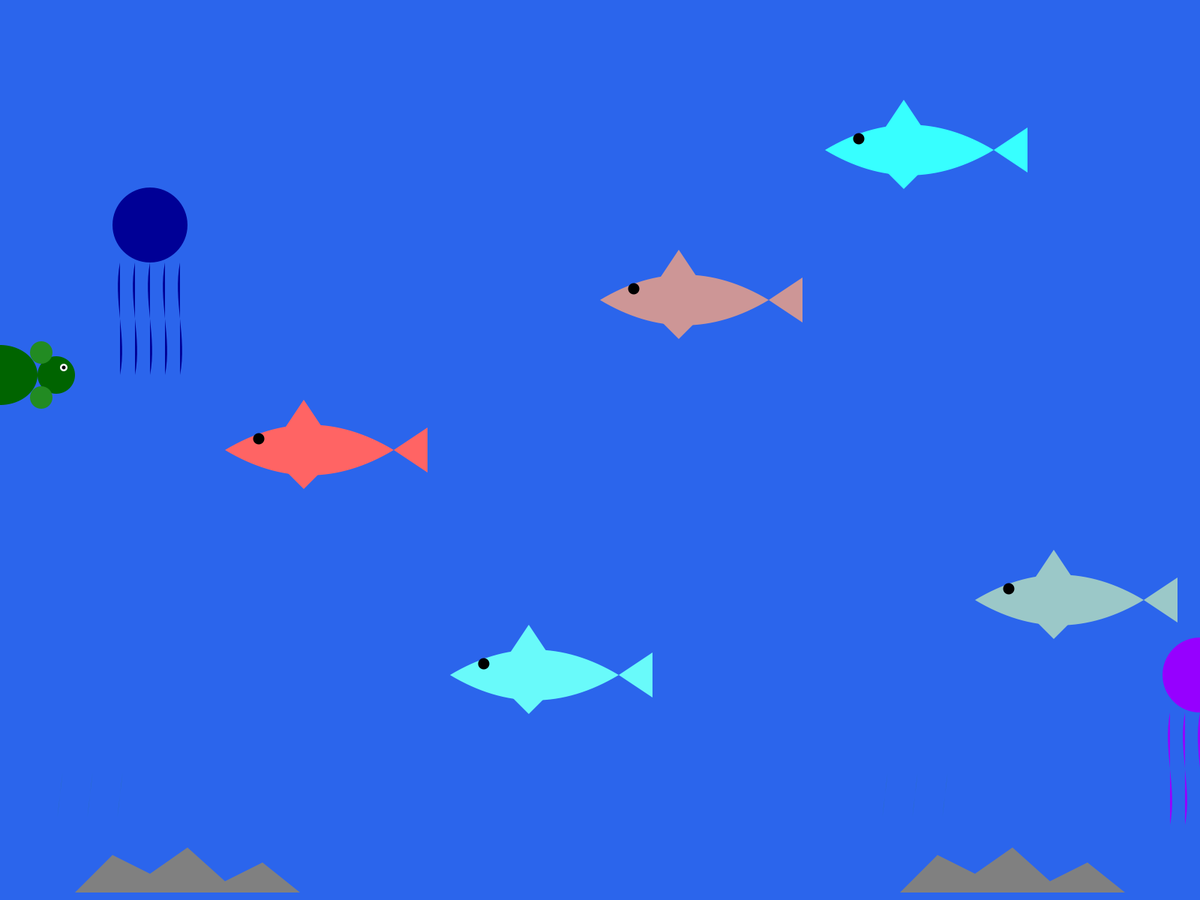
Frame 1 (no input)
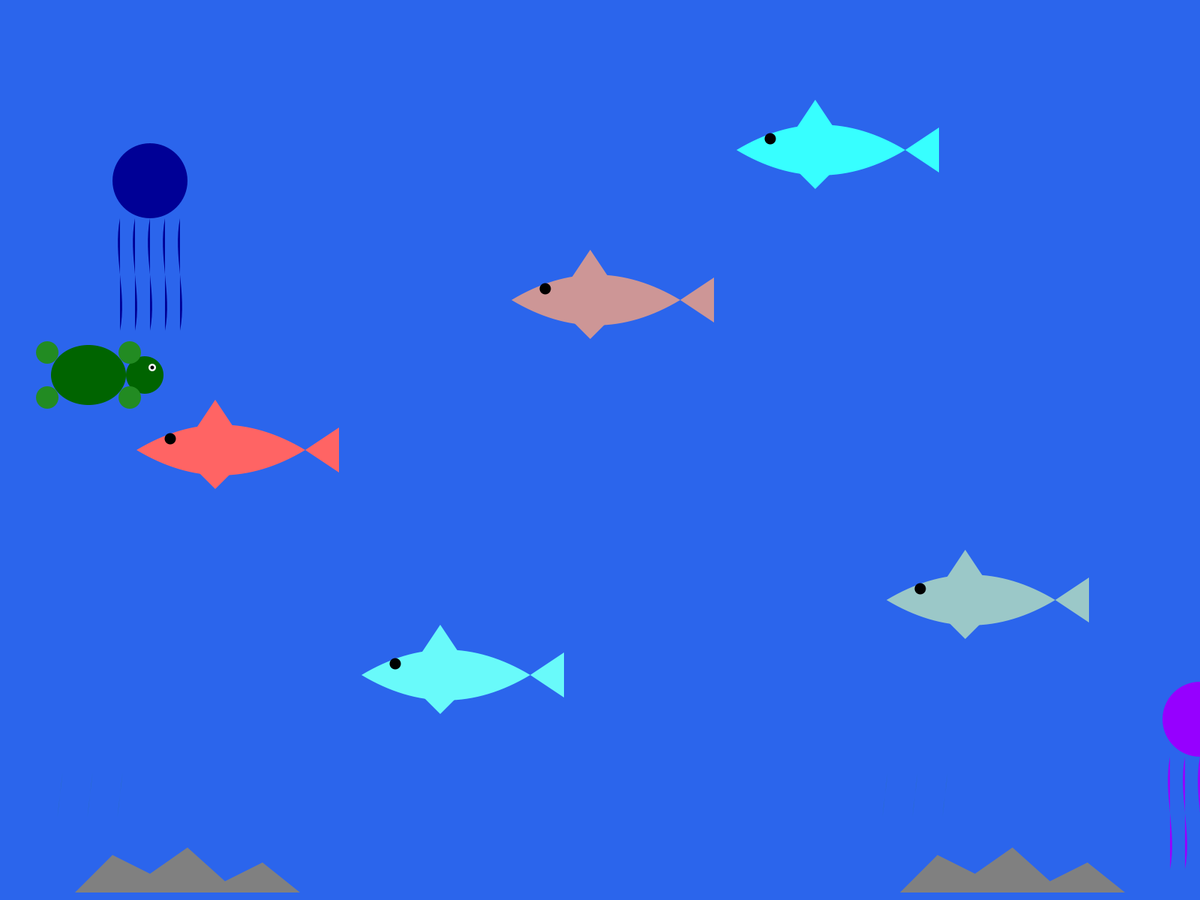
Frame 60 (the mouse pressed at the canvas centre just before this capture)
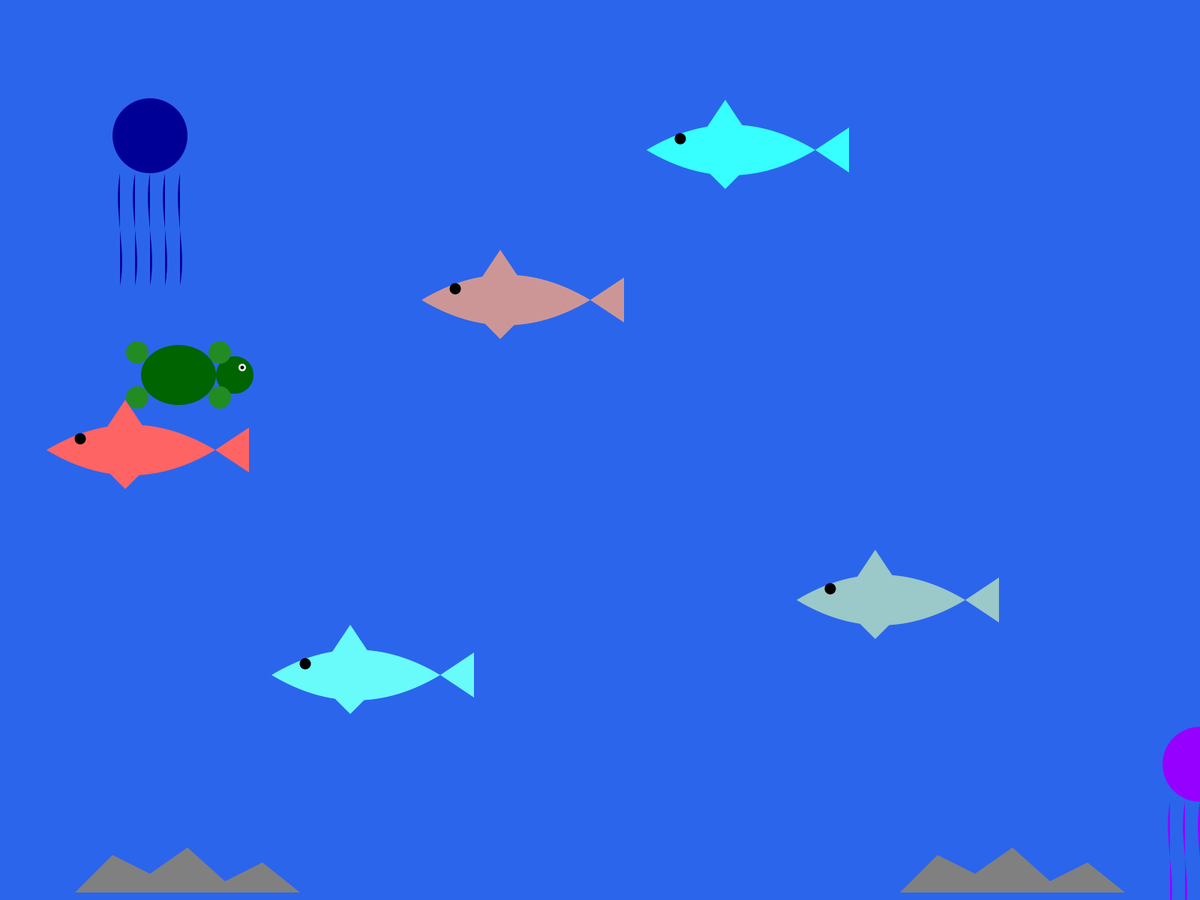
Frame 120 (the mouse held since frame 60 and released just before this capture)

The Processing sketch that drew these frames (run headless with seeded random() and noise(); from frame 60 on, the mouse is pressed at the canvas centre):

// Processing sketch: isi_laut_penyu
// ── isi_laut_penyu.pde
int[] fishDirections = {-1, -1, -1, -1, -1};
int[] jellyfishDirections = {1, -1};
float[] fishX = {300, 800, 1300, 600, 1100};
float[] fishY = {600, 400, 800, 900, 200};
float[] jellyfishX = {1600, 200};
float[] jellyfishY = {900, 300};
float turtleX = 0;
float turtleY = 500; // Starting position of the turtle
float turtleSpeed = 2; // Speed of the turtle

void setup() {
  size(1920, 1080);
  background(0, 0, 128); // Ocean blue background
  fullScreen();
}

void draw() {
  background(43, 101, 236); // Refresh background each frame

  // Draw and move fish
  for (int i = 0; i < fishX.length; i++) {
    if (fishDirections[i] == -1) {
      drawFishLeft(fishX[i], fishY[i], color(255 - 50 * i, 100 + 50 * i, 100 + 50 * i)); // Different colors
    } else {
      drawFishRight(fishX[i], fishY[i], color(255 - 50 * i, 100 + 50 * i, 100 + 50 * i)); // Different colors
    }
    fishX[i] += fishDirections[i] * 2;
    if (fishX[i] < 0 || fishX[i] > width) {
      fishDirections[i] *= -1;
    }
  }

  // Draw and move jellyfish
  for (int i = 0; i < jellyfishX.length; i++) {
    drawJellyfish(jellyfishX[i], jellyfishY[i], color(150 - 150 * i, 0, 255 - 105 * i)); // Different colors
    jellyfishY[i] += jellyfishDirections[i];
    if (jellyfishY[i] > height || jellyfishY[i] < 0) {
      jellyfishDirections[i] *= -1;
    }
  }

  // Draw and move turtle
  drawTurtle(turtleX, turtleY);
  turtleX += turtleSpeed;
  if (turtleX > width) {
    turtleX = 0; // Reset position if it moves off screen
  }

  // Draw rocks and seaweed
  drawRock(100, height - 10);
  drawRock(width - 400, height - 10);
  drawSeaweed(80, height - 20);
  drawSeaweed(120, height - 20);
  drawSeaweed(160, height - 20);
  drawSeaweed(width - 420, height - 20);
  drawSeaweed(width - 380, height - 20);
  drawSeaweed(width - 340, height - 20);
}

void drawFishLeft(float x, float y, color c) {
  fill(c);
  noStroke();
  
  // Body
  beginShape();
  vertex(x, y);
  bezierVertex(x + 75, y - 45, x + 150, y - 45, x + 225, y);
  bezierVertex(x + 150, y + 45, x + 75, y + 45, x, y);
  endShape(CLOSE);
  
  // Tail
  beginShape();
  vertex(x + 225, y);
  vertex(x + 270, y - 30);
  vertex(x + 270, y + 30);
  endShape(CLOSE);
  
  // Dorsal fin
  beginShape();
  vertex(x + 75, y - 22);
  vertex(x + 105, y - 67);
  vertex(x + 135, y - 22);
  endShape(CLOSE);
  
  // Pectoral fin
  beginShape();
  vertex(x + 75, y + 22);
  vertex(x + 105, y + 52);
  vertex(x + 135, y + 22);
  endShape(CLOSE);
  
  // Eye
  fill(0);
  ellipse(x + 45, y - 15, 15, 15); // Eye
}

void drawFishRight(float x, float y, color c) {
  fill(c);
  noStroke();
  
  // Body
  beginShape();
  vertex(x, y);
  bezierVertex(x - 75, y - 45, x - 150, y - 45, x - 225, y);
  bezierVertex(x - 150, y + 45, x - 75, y + 45, x, y);
  endShape(CLOSE);
  
  // Tail
  beginShape();
  vertex(x - 225, y);
  vertex(x - 270, y - 30);
  vertex(x - 270, y + 30);
  endShape(CLOSE);
  
  // Dorsal fin
  beginShape();
  vertex(x - 75, y - 22);
  vertex(x - 105, y - 67);
  vertex(x - 135, y - 22);
  endShape(CLOSE);
  
  // Pectoral fin
  beginShape();
  vertex(x - 75, y + 22);
  vertex(x - 105, y + 52);
  vertex(x - 135, y + 22);
  endShape(CLOSE);
  
  // Eye
  fill(0);
  ellipse(x - 45, y - 15, 15, 15); // Eye
}

void drawJellyfish(float x, float y, color c) {
  fill(c);
  noStroke();
  
  // Body
  ellipse(x, y, 100, 100);
  
  // Tentacles
  for (int i = -2; i <= 2; i++) {
    float offsetX = i * 20;
    float offsetY = 50 + abs(i) * 20;
    bezier(x + offsetX, y + 50, x + offsetX - 10, y + 100, x + offsetX + 10, y + 150, x + offsetX, y + 200);
  }
}

void drawTurtle(float x, float y) {
  fill(0, 100, 0); // Green color for the turtle's body
  noStroke();

  // Elliptical shell (adjusted for oval shape)
  float shellWidth = 100; // Adjust for desired width
  float shellHeight = 80; // Adjust for desired height
  beginShape();
  for (int i = 0; i <= 360; i++) {
    float angle = radians(i);
    float dx = shellWidth * cos(angle) / 2; // Divide by 2 for oval shape
    float dy = shellHeight * sin(angle) / 2; // Divide by 2 for oval shape
    vertex(x + dx, y + dy);
  }
  endShape(CLOSE);

  // Head
  fill(0, 100, 0); // Darker green for the head
  ellipse(x + 75, y, 50, 50);

  // Legs
  fill(34, 139, 34); // Same green for legs
  ellipse(x - 55, y - 30, 30, 30);
  ellipse(x - 55, y + 30, 30, 30);
  ellipse(x + 55, y - 30, 30, 30);
  ellipse(x + 55, y + 30, 30, 30);

  // Eye
  fill(255); // White color for the eye
  ellipse(x + 85, y - 10, 10, 10);
  fill(0); // Black color for the pupil
  ellipse(x + 85, y - 10, 5, 5);
}


void drawRock(float x, float y) {
  fill(128, 128, 128); // Gray color for the rock
  noStroke();

  beginShape();
  vertex(x, y);
  vertex(x + 50, y - 50);
  vertex(x + 100, y - 25);
  vertex(x + 150, y - 60);
  vertex(x + 200, y - 15);
  vertex(x + 250, y - 40);
  vertex(x + 300, y);
  endShape(CLOSE);
}

void drawSeaweed(float x, float y) {
  fill(34, 139, 34); // Seaweed green color
  noStroke();
  
  beginShape();
  vertex(x, y);
  bezierVertex(x - 20, y - 80, x + 20, y - 160, x, y - 240);
  bezierVertex(x + 20, y - 160, x - 20, y - 80, x, y);
  endShape(CLOSE);
}
